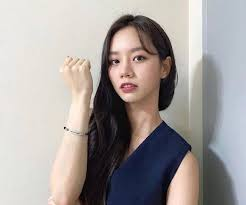
#> input picture PythonLearn/opencv/TrainFaces/LHL/3.jpg, 246 x 205 px, given in place of 3.png, which was not available
$ jupyter execute 10-Smoothing.ipynb   (text cells are left out)
#> lines starting #> are read from the running program, lines starting #| are printed output that depends on the picture; pictures that were not available may be replaced by others from this repository, and a replacement may not be noted
[cell 1]
import cv2 as cv
import numpy as np

img = cv.imread("Photos/3.png")
#> img is the input picture: shape (205, 246, 3); mean B, G, R 155.8, 157.9, 164.2
# cv.imshow("image", img)
# resize 缩放
resized = cv.resize(img, None, fx=0.2, fy=0.2)
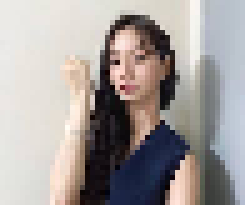
#> resized: shape (41, 49, 3) (shown 5 times larger); mean B, G, R 155.4, 157.6, 163.9
cv.imshow("Resized", resized)
img = resized

# Averaging
averaged = cv.blur(img, (3, 3))
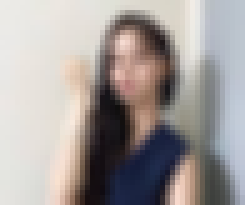
#> averaged: shape (41, 49, 3) (shown 5 times larger); mean B, G, R 155.4, 157.6, 163.9
cv.imshow("Averaging", averaged)

# Gaussian Blur
gauss = cv.GaussianBlur(img, (7, 7), 0)
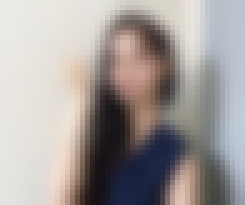
#> gauss: shape (41, 49, 3) (shown 5 times larger); mean B, G, R 155.3, 157.5, 163.8
cv.imshow("Gaussian Blur", gauss)

# Median Blur
median = cv.medianBlur(img, 7)
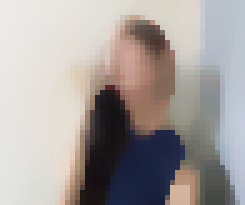
#> median: shape (41, 49, 3) (shown 5 times larger); mean B, G, R 157.5, 160.1, 166.4
cv.imshow("Median Blur", median)

# Bilateral Filter
bilateral = cv.bilateralFilter(img, 9, 75, 75)
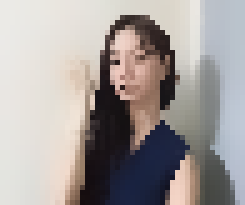
#> bilateral: shape (41, 49, 3) (shown 5 times larger); mean B, G, R 155.5, 157.6, 163.7
cv.imshow("Bilateral Filter", bilateral)


cv.waitKey(0)
cv.destroyAllWindows()

$ run again, with PythonLearn/opencv/TrainFaces/LHL/1.jpg copied over PythonLearn/opencv/TrainFaces/LHL/3.jpg
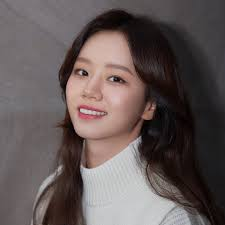
#> input picture PythonLearn/opencv/TrainFaces/LHL/1.jpg, 225 x 225 px, given in place of 3.png, which was not available
#> img is the input picture: shape (225, 225, 3); mean B, G, R 86.7, 87.6, 98.8
#> `averaged = cv.blur(img, (3, 3))`:
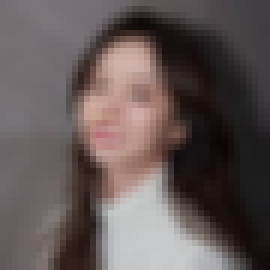
#> averaged: shape (45, 45, 3) (shown 6 times larger); mean B, G, R 86.8, 87.8, 98.9
#> `median = cv.medianBlur(img, 7)`:
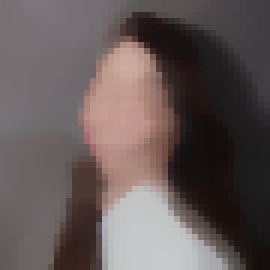
#> median: shape (45, 45, 3) (shown 6 times larger); mean B, G, R 88.1, 89.1, 100.3

$ run again, with PythonLearn/opencv/TrainFaces/LHL/10.jpg copied over PythonLearn/opencv/TrainFaces/LHL/3.jpg
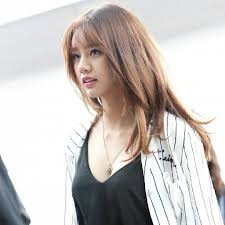
#> input picture PythonLearn/opencv/TrainFaces/LHL/10.jpg, 225 x 225 px, given in place of 3.png, which was not available
#> img is the input picture: shape (225, 225, 3); mean B, G, R 192.2, 195.4, 201.3
#> `median = cv.medianBlur(img, 7)`:
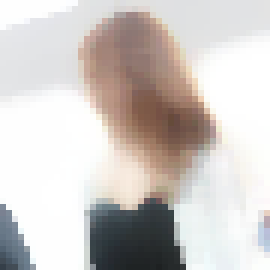
#> median: shape (45, 45, 3) (shown 6 times larger); mean B, G, R 198.5, 201.6, 207
#> `bilateral = cv.bilateralFilter(img, 9, 75, 75)`:
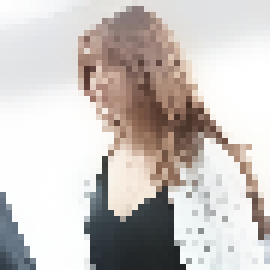
#> bilateral: shape (45, 45, 3) (shown 6 times larger); mean B, G, R 192.9, 196.1, 201.8

$ run again, with PythonLearn/opencv/TrainFaces/LHL/11.jpg copied over PythonLearn/opencv/TrainFaces/LHL/3.jpg
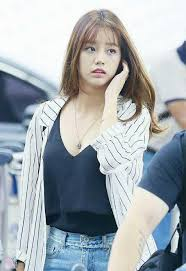
#> input picture PythonLearn/opencv/TrainFaces/LHL/11.jpg, 186 x 271 px, given in place of 3.png, which was not available
#> img is the input picture: shape (271, 186, 3); mean B, G, R 177, 172.1, 164.5
#> `median = cv.medianBlur(img, 7)`:
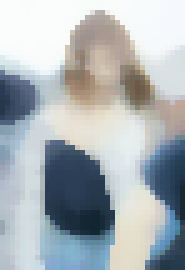
#> median: shape (54, 37, 3) (shown 5 times larger); mean B, G, R 182.7, 178.5, 171
#> `bilateral = cv.bilateralFilter(img, 9, 75, 75)`:
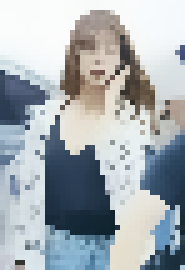
#> bilateral: shape (54, 37, 3) (shown 5 times larger); mean B, G, R 178.6, 173.9, 166.4
